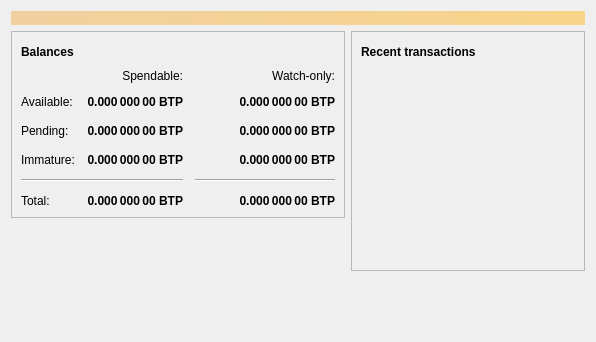
<?xml version="1.0" encoding="UTF-8"?>
<ui version="4.0">
 <class>OverviewPage</class>
 <widget class="QWidget" name="OverviewPage">
  <property name="geometry">
   <rect>
    <x>0</x>
    <y>0</y>
    <width>596</width>
    <height>342</height>
   </rect>
  </property>
  <property name="windowTitle">
   <string>Form</string>
  </property>
  <layout class="QVBoxLayout" name="topLayout">
   <item>
    <widget class="QLabel" name="labelAlerts">
     <property name="visible">
      <bool>false</bool>
     </property>
     <property name="styleSheet">
      <string notr="true">QLabel { background-color: qlineargradient(x1: 0, y1: 0, x2: 1, y2: 0, stop:0 #F0D0A0, stop:1 #F8D488); color:#000000; }</string>
     </property>
     <property name="wordWrap">
      <bool>true</bool>
     </property>
     <property name="margin">
      <number>3</number>
     </property>
     <property name="textInteractionFlags">
      <set>Qt::TextSelectableByMouse</set>
     </property>
    </widget>
   </item>
   <item>
    <layout class="QHBoxLayout" name="horizontalLayout" stretch="1,1">
     <item>
      <layout class="QVBoxLayout" name="verticalLayout_2">
       <item>
        <widget class="QFrame" name="frame">
         <property name="frameShape">
          <enum>QFrame::StyledPanel</enum>
         </property>
         <property name="frameShadow">
          <enum>QFrame::Raised</enum>
         </property>
         <layout class="QVBoxLayout" name="verticalLayout_4">
          <item>
           <layout class="QHBoxLayout" name="horizontalLayout_4">
            <item>
             <widget class="QLabel" name="label_5">
              <property name="font">
               <font>
                <weight>75</weight>
                <bold>true</bold>
               </font>
              </property>
              <property name="text">
               <string>Balances</string>
              </property>
             </widget>
            </item>
            <item>
             <widget class="QPushButton" name="labelWalletStatus">
              <property name="enabled">
               <bool>true</bool>
              </property>
              <property name="maximumSize">
               <size>
                <width>30</width>
                <height>16777215</height>
               </size>
              </property>
              <property name="toolTip">
               <string>The displayed information may be out of date. Your wallet automatically synchronizes with the BitPal network after a connection is established, but this process has not completed yet.</string>
              </property>
              <property name="text">
               <string/>
              </property>
              <property name="icon">
               <iconset resource="../bitpal.qrc">
                <normaloff>:/icons/warning</normaloff>
                <disabledoff>:/icons/warning</disabledoff>:/icons/warning</iconset>
              </property>
              <property name="iconSize">
               <size>
                <width>24</width>
                <height>24</height>
               </size>
              </property>
              <property name="flat">
               <bool>true</bool>
              </property>
             </widget>
            </item>
            <item>
             <spacer name="horizontalSpacer_3">
              <property name="orientation">
               <enum>Qt::Horizontal</enum>
              </property>
              <property name="sizeHint" stdset="0">
               <size>
                <width>40</width>
                <height>20</height>
               </size>
              </property>
             </spacer>
            </item>
           </layout>
          </item>
          <item>
           <layout class="QGridLayout" name="gridLayout">
            <property name="spacing">
             <number>12</number>
            </property>
            <item row="2" column="2">
             <widget class="QLabel" name="labelWatchPending">
              <property name="font">
               <font>
                <weight>75</weight>
                <bold>true</bold>
               </font>
              </property>
              <property name="cursor">
               <cursorShape>IBeamCursor</cursorShape>
              </property>
              <property name="toolTip">
               <string>Unconfirmed transactions to watch-only addresses</string>
              </property>
              <property name="text">
               <string notr="true">0.000 000 00 BTP</string>
              </property>
              <property name="alignment">
               <set>Qt::AlignRight|Qt::AlignTrailing|Qt::AlignVCenter</set>
              </property>
              <property name="textInteractionFlags">
               <set>Qt::LinksAccessibleByMouse|Qt::TextSelectableByKeyboard|Qt::TextSelectableByMouse</set>
              </property>
             </widget>
            </item>
            <item row="2" column="1">
             <widget class="QLabel" name="labelUnconfirmed">
              <property name="font">
               <font>
                <weight>75</weight>
                <bold>true</bold>
               </font>
              </property>
              <property name="cursor">
               <cursorShape>IBeamCursor</cursorShape>
              </property>
              <property name="toolTip">
               <string>Total of transactions that have yet to be confirmed, and do not yet count toward the spendable balance</string>
              </property>
              <property name="text">
               <string notr="true">0.000 000 00 BTP</string>
              </property>
              <property name="alignment">
               <set>Qt::AlignRight|Qt::AlignTrailing|Qt::AlignVCenter</set>
              </property>
              <property name="textInteractionFlags">
               <set>Qt::LinksAccessibleByMouse|Qt::TextSelectableByKeyboard|Qt::TextSelectableByMouse</set>
              </property>
             </widget>
            </item>
            <item row="3" column="2">
             <widget class="QLabel" name="labelWatchImmature">
              <property name="font">
               <font>
                <weight>75</weight>
                <bold>true</bold>
               </font>
              </property>
              <property name="cursor">
               <cursorShape>IBeamCursor</cursorShape>
              </property>
              <property name="toolTip">
               <string>Mined balance in watch-only addresses that has not yet matured</string>
              </property>
              <property name="text">
               <string notr="true">0.000 000 00 BTP</string>
              </property>
              <property name="alignment">
               <set>Qt::AlignRight|Qt::AlignTrailing|Qt::AlignVCenter</set>
              </property>
              <property name="textInteractionFlags">
               <set>Qt::LinksAccessibleByMouse|Qt::TextSelectableByKeyboard|Qt::TextSelectableByMouse</set>
              </property>
             </widget>
            </item>
            <item row="4" column="0" colspan="2">
             <widget class="Line" name="line">
              <property name="orientation">
               <enum>Qt::Horizontal</enum>
              </property>
             </widget>
            </item>
            <item row="4" column="2">
             <widget class="Line" name="lineWatchBalance">
              <property name="sizePolicy">
               <sizepolicy hsizetype="Preferred" vsizetype="Fixed">
                <horstretch>0</horstretch>
                <verstretch>0</verstretch>
               </sizepolicy>
              </property>
              <property name="minimumSize">
               <size>
                <width>140</width>
                <height>0</height>
               </size>
              </property>
              <property name="orientation">
               <enum>Qt::Horizontal</enum>
              </property>
             </widget>
            </item>
            <item row="5" column="0">
             <widget class="QLabel" name="labelTotalText">
              <property name="text">
               <string>Total:</string>
              </property>
             </widget>
            </item>
            <item row="3" column="1">
             <widget class="QLabel" name="labelImmature">
              <property name="font">
               <font>
                <weight>75</weight>
                <bold>true</bold>
               </font>
              </property>
              <property name="cursor">
               <cursorShape>IBeamCursor</cursorShape>
              </property>
              <property name="toolTip">
               <string>Mined balance that has not yet matured</string>
              </property>
              <property name="text">
               <string notr="true">0.000 000 00 BTP</string>
              </property>
              <property name="alignment">
               <set>Qt::AlignRight|Qt::AlignTrailing|Qt::AlignVCenter</set>
              </property>
              <property name="textInteractionFlags">
               <set>Qt::LinksAccessibleByMouse|Qt::TextSelectableByKeyboard|Qt::TextSelectableByMouse</set>
              </property>
             </widget>
            </item>
            <item row="2" column="3">
             <spacer name="horizontalSpacer_2">
              <property name="orientation">
               <enum>Qt::Horizontal</enum>
              </property>
              <property name="sizeHint" stdset="0">
               <size>
                <width>40</width>
                <height>20</height>
               </size>
              </property>
             </spacer>
            </item>
            <item row="3" column="0">
             <widget class="QLabel" name="labelImmatureText">
              <property name="text">
               <string>Immature:</string>
              </property>
             </widget>
            </item>
            <item row="5" column="1">
             <widget class="QLabel" name="labelTotal">
              <property name="font">
               <font>
                <weight>75</weight>
                <bold>true</bold>
               </font>
              </property>
              <property name="cursor">
               <cursorShape>IBeamCursor</cursorShape>
              </property>
              <property name="toolTip">
               <string>Your current total balance</string>
              </property>
              <property name="text">
               <string notr="true">0.000 000 00 BTP</string>
              </property>
              <property name="alignment">
               <set>Qt::AlignRight|Qt::AlignTrailing|Qt::AlignVCenter</set>
              </property>
              <property name="textInteractionFlags">
               <set>Qt::LinksAccessibleByMouse|Qt::TextSelectableByKeyboard|Qt::TextSelectableByMouse</set>
              </property>
             </widget>
            </item>
            <item row="5" column="2">
             <widget class="QLabel" name="labelWatchTotal">
              <property name="font">
               <font>
                <weight>75</weight>
                <bold>true</bold>
               </font>
              </property>
              <property name="cursor">
               <cursorShape>IBeamCursor</cursorShape>
              </property>
              <property name="toolTip">
               <string>Current total balance in watch-only addresses</string>
              </property>
              <property name="text">
               <string notr="true">0.000 000 00 BTP</string>
              </property>
              <property name="alignment">
               <set>Qt::AlignRight|Qt::AlignTrailing|Qt::AlignVCenter</set>
              </property>
              <property name="textInteractionFlags">
               <set>Qt::LinksAccessibleByMouse|Qt::TextSelectableByKeyboard|Qt::TextSelectableByMouse</set>
              </property>
             </widget>
            </item>
            <item row="0" column="2">
             <widget class="QLabel" name="labelWatchonly">
              <property name="text">
               <string>Watch-only:</string>
              </property>
              <property name="alignment">
               <set>Qt::AlignRight|Qt::AlignTrailing|Qt::AlignVCenter</set>
              </property>
             </widget>
            </item>
            <item row="1" column="0">
             <widget class="QLabel" name="labelBalanceText">
              <property name="text">
               <string>Available:</string>
              </property>
             </widget>
            </item>
            <item row="1" column="1">
             <widget class="QLabel" name="labelBalance">
              <property name="font">
               <font>
                <weight>75</weight>
                <bold>true</bold>
               </font>
              </property>
              <property name="cursor">
               <cursorShape>IBeamCursor</cursorShape>
              </property>
              <property name="toolTip">
               <string>Your current spendable balance</string>
              </property>
              <property name="text">
               <string notr="true">0.000 000 00 BTP</string>
              </property>
              <property name="alignment">
               <set>Qt::AlignRight|Qt::AlignTrailing|Qt::AlignVCenter</set>
              </property>
              <property name="textInteractionFlags">
               <set>Qt::LinksAccessibleByMouse|Qt::TextSelectableByKeyboard|Qt::TextSelectableByMouse</set>
              </property>
             </widget>
            </item>
            <item row="1" column="2">
             <widget class="QLabel" name="labelWatchAvailable">
              <property name="font">
               <font>
                <weight>75</weight>
                <bold>true</bold>
               </font>
              </property>
              <property name="cursor">
               <cursorShape>IBeamCursor</cursorShape>
              </property>
              <property name="toolTip">
               <string>Your current balance in watch-only addresses</string>
              </property>
              <property name="text">
               <string notr="true">0.000 000 00 BTP</string>
              </property>
              <property name="alignment">
               <set>Qt::AlignRight|Qt::AlignTrailing|Qt::AlignVCenter</set>
              </property>
              <property name="textInteractionFlags">
               <set>Qt::LinksAccessibleByMouse|Qt::TextSelectableByKeyboard|Qt::TextSelectableByMouse</set>
              </property>
             </widget>
            </item>
            <item row="2" column="0">
             <widget class="QLabel" name="labelPendingText">
              <property name="text">
               <string>Pending:</string>
              </property>
             </widget>
            </item>
            <item row="0" column="1">
             <widget class="QLabel" name="labelSpendable">
              <property name="text">
               <string>Spendable:</string>
              </property>
              <property name="alignment">
               <set>Qt::AlignRight|Qt::AlignTrailing|Qt::AlignVCenter</set>
              </property>
             </widget>
            </item>
           </layout>
          </item>
         </layout>
        </widget>
       </item>
       <item>
        <spacer name="verticalSpacer">
         <property name="orientation">
          <enum>Qt::Vertical</enum>
         </property>
         <property name="sizeHint" stdset="0">
          <size>
           <width>20</width>
           <height>40</height>
          </size>
         </property>
        </spacer>
       </item>
      </layout>
     </item>
     <item>
      <layout class="QVBoxLayout" name="verticalLayout_3">
       <item>
        <widget class="QFrame" name="frame_2">
         <property name="frameShape">
          <enum>QFrame::StyledPanel</enum>
         </property>
         <property name="frameShadow">
          <enum>QFrame::Raised</enum>
         </property>
         <layout class="QVBoxLayout" name="verticalLayout">
          <item>
           <layout class="QHBoxLayout" name="horizontalLayout_2">
            <item>
             <widget class="QLabel" name="label_4">
              <property name="font">
               <font>
                <weight>75</weight>
                <bold>true</bold>
               </font>
              </property>
              <property name="text">
               <string>Recent transactions</string>
              </property>
             </widget>
            </item>
            <item>
             <widget class="QPushButton" name="labelTransactionsStatus">
              <property name="enabled">
               <bool>true</bool>
              </property>
              <property name="maximumSize">
               <size>
                <width>30</width>
                <height>16777215</height>
               </size>
              </property>
              <property name="toolTip">
               <string>The displayed information may be out of date. Your wallet automatically synchronizes with the BitPal network after a connection is established, but this process has not completed yet.</string>
              </property>
              <property name="text">
               <string/>
              </property>
              <property name="icon">
               <iconset resource="../bitpal.qrc">
                <normaloff>:/icons/warning</normaloff>
                <disabledoff>:/icons/warning</disabledoff>:/icons/warning</iconset>
              </property>
              <property name="iconSize">
               <size>
                <width>24</width>
                <height>24</height>
               </size>
              </property>
              <property name="flat">
               <bool>true</bool>
              </property>
             </widget>
            </item>
            <item>
             <spacer name="horizontalSpacer">
              <property name="orientation">
               <enum>Qt::Horizontal</enum>
              </property>
              <property name="sizeHint" stdset="0">
               <size>
                <width>40</width>
                <height>20</height>
               </size>
              </property>
             </spacer>
            </item>
           </layout>
          </item>
          <item>
           <widget class="QListView" name="listTransactions">
            <property name="styleSheet">
             <string notr="true">QListView { background: transparent; }</string>
            </property>
            <property name="frameShape">
             <enum>QFrame::NoFrame</enum>
            </property>
            <property name="verticalScrollBarPolicy">
             <enum>Qt::ScrollBarAlwaysOff</enum>
            </property>
            <property name="horizontalScrollBarPolicy">
             <enum>Qt::ScrollBarAlwaysOff</enum>
            </property>
            <property name="selectionMode">
             <enum>QAbstractItemView::NoSelection</enum>
            </property>
           </widget>
          </item>
         </layout>
        </widget>
       </item>
       <item>
        <spacer name="verticalSpacer_2">
         <property name="orientation">
          <enum>Qt::Vertical</enum>
         </property>
         <property name="sizeHint" stdset="0">
          <size>
           <width>20</width>
           <height>40</height>
          </size>
         </property>
        </spacer>
       </item>
      </layout>
     </item>
    </layout>
   </item>
  </layout>
 </widget>
 <resources/>
 <connections/>
</ui>
